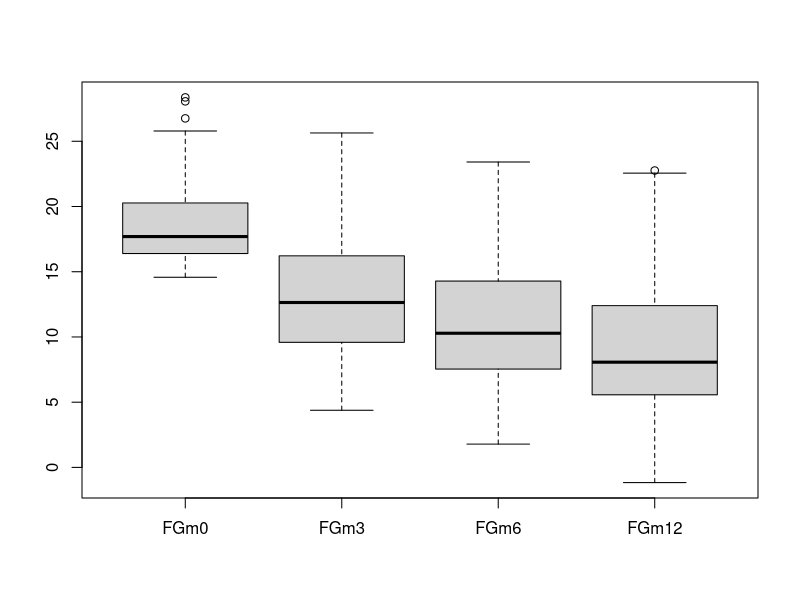

The R source for this figure: (Note: this script raises an error after producing the figure.)
library(mgcv)

hirs <- read.table("hirsutism.dat",header=T, sep="\t",fill=TRUE)

hirs$Treatment <- as.factor(hirs$Treatment)

summary(hirs)
head(hirs)
attach(hirs)

hirs = hirs[complete.cases(hirs), ]

boxplot(hirs[,2:5])

par(mfrow=c(2,2))
boxplot(hirs[,2]~Treatment,ylim=c(0,30))
boxplot(hirs[,3]~Treatment,ylim=c(0,30))
boxplot(hirs[,4]~Treatment,ylim=c(0,30))
boxplot(hirs[,5]~Treatment,ylim=c(0,30))
par(mfrow=c(1,1))

par(mfrow=c(2,2))
boxplot(hirs[Treatment==0,2:5],ylim=c(0,30))
boxplot(hirs[Treatment==1,2:5],ylim=c(0,30))
boxplot(hirs[Treatment==2,2:5],ylim=c(0,30))
boxplot(hirs[Treatment==3,2:5],ylim=c(0,30))
par(mfrow=c(1,1))

# Lets start with a simple linear model
am1.0 <- gam(FGm12 ~ weight + height + DiaPres + SysPres + FGm0 + Treatment, data=hirs)
am1.0
summary(am1.0)
vis.gam(am1.0)

# It seems that the weight, heigh, diaPres and SysPres are not relevant, lets try it without them to achieve a simpler model.
am1.1 <- gam(FGm12 ~FGm0 + Treatment, data=hirs)
am1.1
summary(am1.1)


# The model does indeed look better.

am1.2 <- gam(FGm12 ~ s(FGm0, by=Treatment) + Treatment, data=hirs)
am1.2
summary(am1.2)
plot.gam(am1.2, page=1, residuals=TRUE, shade=TRUE) 
vis.gam(am1.2)
# This is quite intersting, teratment 0 is the only one that does not seem to be linear.


am1.3 <- gam(FGm12 ~ s(FGm0, by=Treatment) + te(weight, height), data=hirs)
am1.3
summary(am1.3)
plot.gam(am1.3, page=1, residuals=TRUE, shade=TRUE) 
# vis.gam(am1.3)
# Once again it appears that the weight and height are not relevant.

am1.4 <- gam(FGm12 ~ s(FGm0, by=Treatment) + s(weight) + s(height), data=hirs)
am1.4
summary(am1.4)
plot.gam(am1.4, page=1, residuals=TRUE, shade=TRUE) 

#### Begin ANOVA ####

# 48 vars
anova(am1.1,am1.2,test="F") # Used to compare the different models, null hypotesis that model 1 is correct
# Model 1.2 is better.

# 47 vars
anova(am1.3,am1.4,test="F")
# Model 1.4 better.
# 
anova(am1.1, am1.3, test="F")
# degrees of freedom neg -> girar comp.



